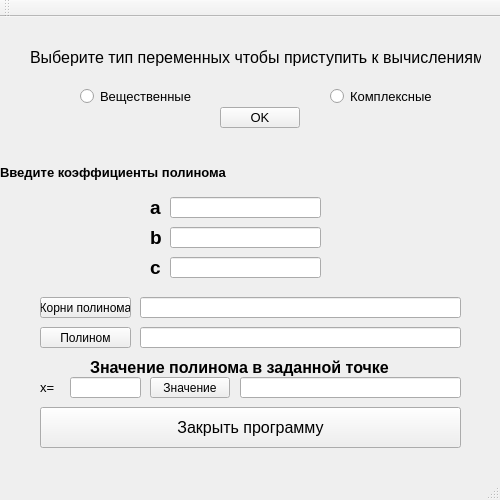
<?xml version="1.0" encoding="UTF-8"?>
<ui version="4.0">
 <class>MainWindow</class>
 <widget class="QMainWindow" name="MainWindow">
  <property name="geometry">
   <rect>
    <x>0</x>
    <y>0</y>
    <width>500</width>
    <height>500</height>
   </rect>
  </property>
  <property name="minimumSize">
   <size>
    <width>500</width>
    <height>500</height>
   </size>
  </property>
  <property name="maximumSize">
   <size>
    <width>500</width>
    <height>500</height>
   </size>
  </property>
  <property name="windowTitle">
   <string>MainWindow</string>
  </property>
  <widget class="QWidget" name="centralWidget">
   <widget class="QRadioButton" name="ch_double">
    <property name="geometry">
     <rect>
      <x>80</x>
      <y>70</y>
      <width>111</width>
      <height>19</height>
     </rect>
    </property>
    <property name="font">
     <font>
      <pointsize>10</pointsize>
     </font>
    </property>
    <property name="text">
     <string>Вещественные</string>
    </property>
   </widget>
   <widget class="QRadioButton" name="ch_complex">
    <property name="geometry">
     <rect>
      <x>330</x>
      <y>70</y>
      <width>101</width>
      <height>19</height>
     </rect>
    </property>
    <property name="font">
     <font>
      <pointsize>10</pointsize>
     </font>
    </property>
    <property name="text">
     <string>Комплексные</string>
    </property>
   </widget>
   <widget class="QLabel" name="ch_text">
    <property name="geometry">
     <rect>
      <x>30</x>
      <y>10</y>
      <width>451</width>
      <height>61</height>
     </rect>
    </property>
    <property name="font">
     <font>
      <pointsize>12</pointsize>
      <weight>50</weight>
      <bold>false</bold>
     </font>
    </property>
    <property name="text">
     <string>Выберите тип переменных чтобы приступить к вычислениям</string>
    </property>
   </widget>
   <widget class="QPushButton" name="ok_btn">
    <property name="geometry">
     <rect>
      <x>220</x>
      <y>90</y>
      <width>80</width>
      <height>21</height>
     </rect>
    </property>
    <property name="font">
     <font>
      <pointsize>10</pointsize>
     </font>
    </property>
    <property name="text">
     <string>OK</string>
    </property>
   </widget>
   <widget class="QWidget" name="widget" native="true">
    <property name="geometry">
     <rect>
      <x>0</x>
      <y>140</y>
      <width>501</width>
      <height>301</height>
     </rect>
    </property>
    <property name="layoutDirection">
     <enum>Qt::LeftToRight</enum>
    </property>
    <widget class="QLabel" name="a">
     <property name="geometry">
      <rect>
       <x>150</x>
       <y>40</y>
       <width>20</width>
       <height>21</height>
      </rect>
     </property>
     <property name="font">
      <font>
       <pointsize>14</pointsize>
       <weight>75</weight>
       <bold>true</bold>
      </font>
     </property>
     <property name="text">
      <string>a</string>
     </property>
    </widget>
    <widget class="QLineEdit" name="value_txt">
     <property name="geometry">
      <rect>
       <x>240</x>
       <y>220</y>
       <width>221</width>
       <height>21</height>
      </rect>
     </property>
    </widget>
    <widget class="QLabel" name="b">
     <property name="geometry">
      <rect>
       <x>150</x>
       <y>70</y>
       <width>21</width>
       <height>21</height>
      </rect>
     </property>
     <property name="font">
      <font>
       <pointsize>14</pointsize>
       <weight>75</weight>
       <bold>true</bold>
      </font>
     </property>
     <property name="text">
      <string>b</string>
     </property>
    </widget>
    <widget class="QLineEdit" name="a_txt">
     <property name="geometry">
      <rect>
       <x>170</x>
       <y>40</y>
       <width>151</width>
       <height>21</height>
      </rect>
     </property>
    </widget>
    <widget class="QLabel" name="c">
     <property name="geometry">
      <rect>
       <x>150</x>
       <y>100</y>
       <width>21</width>
       <height>21</height>
      </rect>
     </property>
     <property name="font">
      <font>
       <pointsize>14</pointsize>
       <weight>75</weight>
       <bold>true</bold>
      </font>
     </property>
     <property name="text">
      <string>c</string>
     </property>
    </widget>
    <widget class="QPushButton" name="CloseProgramm">
     <property name="geometry">
      <rect>
       <x>40</x>
       <y>250</y>
       <width>421</width>
       <height>41</height>
      </rect>
     </property>
     <property name="font">
      <font>
       <pointsize>12</pointsize>
      </font>
     </property>
     <property name="text">
      <string>Закрыть программу</string>
     </property>
    </widget>
    <widget class="QLineEdit" name="c_txt">
     <property name="geometry">
      <rect>
       <x>170</x>
       <y>100</y>
       <width>151</width>
       <height>21</height>
      </rect>
     </property>
    </widget>
    <widget class="QPushButton" name="polinom_btn">
     <property name="geometry">
      <rect>
       <x>40</x>
       <y>170</y>
       <width>91</width>
       <height>21</height>
      </rect>
     </property>
     <property name="text">
      <string>Полином</string>
     </property>
    </widget>
    <widget class="QLabel" name="value_text">
     <property name="geometry">
      <rect>
       <x>90</x>
       <y>200</y>
       <width>321</width>
       <height>20</height>
      </rect>
     </property>
     <property name="font">
      <font>
       <pointsize>12</pointsize>
       <weight>75</weight>
       <bold>true</bold>
      </font>
     </property>
     <property name="text">
      <string>Значение полинома в заданной точке</string>
     </property>
    </widget>
    <widget class="QPushButton" name="value_btn">
     <property name="geometry">
      <rect>
       <x>150</x>
       <y>220</y>
       <width>80</width>
       <height>21</height>
      </rect>
     </property>
     <property name="text">
      <string>Значение</string>
     </property>
    </widget>
    <widget class="QLineEdit" name="x_txt">
     <property name="geometry">
      <rect>
       <x>70</x>
       <y>220</y>
       <width>71</width>
       <height>21</height>
      </rect>
     </property>
    </widget>
    <widget class="QLabel" name="x_text">
     <property name="geometry">
      <rect>
       <x>40</x>
       <y>220</y>
       <width>21</width>
       <height>20</height>
      </rect>
     </property>
     <property name="font">
      <font>
       <pointsize>10</pointsize>
      </font>
     </property>
     <property name="text">
      <string>x=</string>
     </property>
    </widget>
    <widget class="QPushButton" name="root_btn">
     <property name="geometry">
      <rect>
       <x>40</x>
       <y>140</y>
       <width>91</width>
       <height>21</height>
      </rect>
     </property>
     <property name="text">
      <string>Корни полинома</string>
     </property>
    </widget>
    <widget class="QLineEdit" name="polinom_txt">
     <property name="geometry">
      <rect>
       <x>140</x>
       <y>170</y>
       <width>321</width>
       <height>21</height>
      </rect>
     </property>
    </widget>
    <widget class="QLineEdit" name="root_txt">
     <property name="enabled">
      <bool>true</bool>
     </property>
     <property name="geometry">
      <rect>
       <x>140</x>
       <y>140</y>
       <width>321</width>
       <height>21</height>
      </rect>
     </property>
    </widget>
    <widget class="QLineEdit" name="b_txt">
     <property name="geometry">
      <rect>
       <x>170</x>
       <y>70</y>
       <width>151</width>
       <height>21</height>
      </rect>
     </property>
    </widget>
    <widget class="QLabel" name="coeff_text">
     <property name="geometry">
      <rect>
       <x>0</x>
       <y>0</y>
       <width>501</width>
       <height>31</height>
      </rect>
     </property>
     <property name="font">
      <font>
       <pointsize>10</pointsize>
       <weight>75</weight>
       <bold>true</bold>
      </font>
     </property>
     <property name="text">
      <string>Введите коэффициенты полинома</string>
     </property>
    </widget>
   </widget>
  </widget>
  <widget class="QMenuBar" name="menuBar">
   <property name="geometry">
    <rect>
     <x>0</x>
     <y>0</y>
     <width>500</width>
     <height>20</height>
    </rect>
   </property>
  </widget>
  <widget class="QToolBar" name="mainToolBar">
   <attribute name="toolBarArea">
    <enum>TopToolBarArea</enum>
   </attribute>
   <attribute name="toolBarBreak">
    <bool>false</bool>
   </attribute>
  </widget>
  <widget class="QStatusBar" name="statusBar"/>
 </widget>
 <layoutdefault spacing="6" margin="11"/>
 <resources/>
 <connections>
  <connection>
   <sender>CloseProgramm</sender>
   <signal>clicked()</signal>
   <receiver>MainWindow</receiver>
   <slot>close()</slot>
   <hints>
    <hint type="sourcelabel">
     <x>200</x>
     <y>409</y>
    </hint>
    <hint type="destinationlabel">
     <x>197</x>
     <y>441</y>
    </hint>
   </hints>
  </connection>
 </connections>
</ui>
